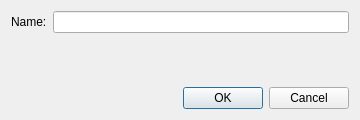
<?xml version="1.0" encoding="UTF-8"?>
<ui version="4.0">
 <class>RouterWorkspaceDialog</class>
 <widget class="QDialog" name="RouterWorkspaceDialog">
  <property name="geometry">
   <rect>
    <x>0</x>
    <y>0</y>
    <width>360</width>
    <height>120</height>
   </rect>
  </property>
  <property name="windowTitle">
   <string>Workspace Properties</string>
  </property>
  <property name="modal">
   <bool>true</bool>
  </property>
  <layout class="QVBoxLayout" name="verticalLayout">
   <item>
    <layout class="QHBoxLayout" name="horizontalLayout">
     <item>
      <widget class="QLabel" name="label_name">
       <property name="text">
        <string>Name:</string>
       </property>
      </widget>
     </item>
     <item>
      <widget class="QLineEdit" name="edit_name"/>
     </item>
    </layout>
   </item>
   <item>
    <spacer name="verticalSpacer">
     <property name="orientation">
      <enum>Qt::Orientation::Vertical</enum>
     </property>
     <property name="sizeHint" stdset="0">
      <size>
       <width>20</width>
       <height>10</height>
      </size>
     </property>
    </spacer>
   </item>
   <item>
    <widget class="DialogButtonBox" name="buttonbox">
     <property name="standardButtons">
      <set>QDialogButtonBox::StandardButton::Cancel|QDialogButtonBox::StandardButton::Ok</set>
     </property>
    </widget>
   </item>
  </layout>
 </widget>
 <customwidgets>
  <customwidget>
   <class>DialogButtonBox</class>
   <extends>QDialogButtonBox</extends>
   <header>common/ui/dialog_button_box.h</header>
  </customwidget>
 </customwidgets>
 <resources/>
 <connections/>
</ui>
